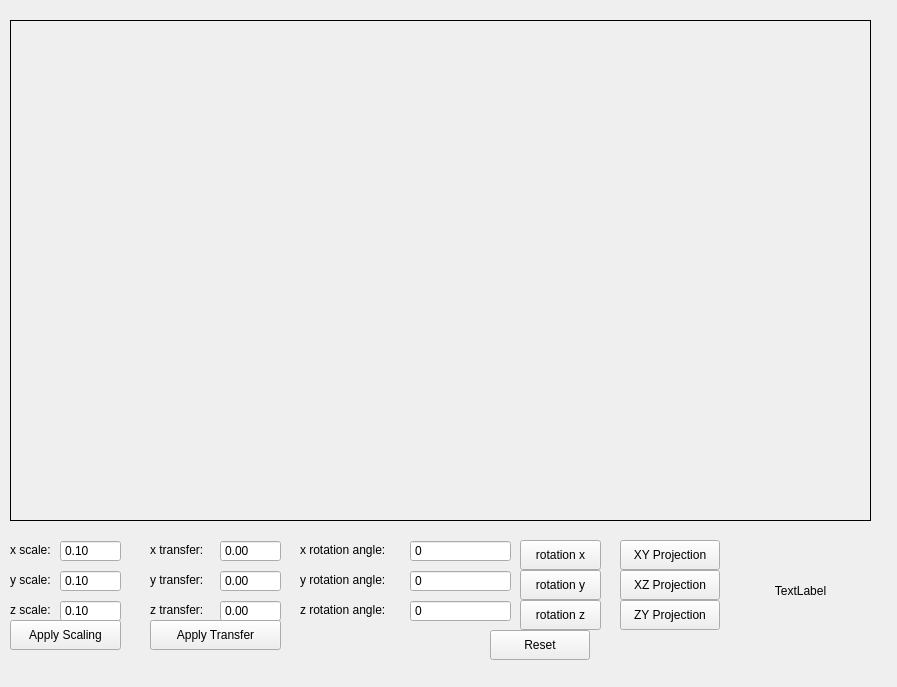
<?xml version="1.0" encoding="UTF-8"?>
<ui version="4.0">
 <class>MainWindow</class>
 <widget class="QMainWindow" name="MainWindow">
  <property name="geometry">
   <rect>
    <x>0</x>
    <y>0</y>
    <width>897</width>
    <height>687</height>
   </rect>
  </property>
  <property name="windowTitle">
   <string>i cant do this anymore;(((</string>
  </property>
  <widget class="QWidget" name="centralwidget">
   <widget class="letter" name="widget" native="true">
    <property name="geometry">
     <rect>
      <x>10</x>
      <y>20</y>
      <width>861</width>
      <height>501</height>
     </rect>
    </property>
    <property name="styleSheet">
     <string notr="true"> border: 1px solid black</string>
    </property>
   </widget>
   <widget class="QPushButton" name="pushButton">
    <property name="geometry">
     <rect>
      <x>620</x>
      <y>540</y>
      <width>100</width>
      <height>30</height>
     </rect>
    </property>
    <property name="text">
     <string>XY Projection</string>
    </property>
   </widget>
   <widget class="QPushButton" name="pushButton_2">
    <property name="geometry">
     <rect>
      <x>620</x>
      <y>570</y>
      <width>100</width>
      <height>30</height>
     </rect>
    </property>
    <property name="text">
     <string>XZ Projection</string>
    </property>
   </widget>
   <widget class="QPushButton" name="pushButton_3">
    <property name="geometry">
     <rect>
      <x>620</x>
      <y>600</y>
      <width>100</width>
      <height>30</height>
     </rect>
    </property>
    <property name="text">
     <string>ZY Projection</string>
    </property>
   </widget>
   <widget class="QPushButton" name="pushButton_4">
    <property name="geometry">
     <rect>
      <x>10</x>
      <y>620</y>
      <width>111</width>
      <height>30</height>
     </rect>
    </property>
    <property name="text">
     <string>Apply Scaling</string>
    </property>
   </widget>
   <widget class="QPushButton" name="pushButton_5">
    <property name="geometry">
     <rect>
      <x>150</x>
      <y>620</y>
      <width>131</width>
      <height>30</height>
     </rect>
    </property>
    <property name="text">
     <string>Apply Transfer</string>
    </property>
   </widget>
   <widget class="QPushButton" name="pushButton_6">
    <property name="geometry">
     <rect>
      <x>520</x>
      <y>540</y>
      <width>81</width>
      <height>30</height>
     </rect>
    </property>
    <property name="text">
     <string>rotation x</string>
    </property>
   </widget>
   <widget class="QPushButton" name="pushButton_7">
    <property name="geometry">
     <rect>
      <x>520</x>
      <y>570</y>
      <width>81</width>
      <height>30</height>
     </rect>
    </property>
    <property name="text">
     <string>rotation y</string>
    </property>
   </widget>
   <widget class="QPushButton" name="pushButton_8">
    <property name="geometry">
     <rect>
      <x>520</x>
      <y>600</y>
      <width>81</width>
      <height>30</height>
     </rect>
    </property>
    <property name="text">
     <string>rotation z</string>
    </property>
   </widget>
   <widget class="QPushButton" name="pushButton_9">
    <property name="geometry">
     <rect>
      <x>490</x>
      <y>630</y>
      <width>100</width>
      <height>30</height>
     </rect>
    </property>
    <property name="text">
     <string>Reset</string>
    </property>
   </widget>
   <widget class="QLabel" name="label">
    <property name="geometry">
     <rect>
      <x>10</x>
      <y>540</y>
      <width>50</width>
      <height>20</height>
     </rect>
    </property>
    <property name="text">
     <string>x scale:</string>
    </property>
   </widget>
   <widget class="QLabel" name="label_2">
    <property name="geometry">
     <rect>
      <x>10</x>
      <y>570</y>
      <width>50</width>
      <height>20</height>
     </rect>
    </property>
    <property name="text">
     <string>y scale:</string>
    </property>
   </widget>
   <widget class="QLabel" name="label_3">
    <property name="geometry">
     <rect>
      <x>10</x>
      <y>600</y>
      <width>50</width>
      <height>20</height>
     </rect>
    </property>
    <property name="text">
     <string>z scale:</string>
    </property>
   </widget>
   <widget class="QLabel" name="label_4">
    <property name="geometry">
     <rect>
      <x>150</x>
      <y>540</y>
      <width>60</width>
      <height>20</height>
     </rect>
    </property>
    <property name="text">
     <string>x transfer:</string>
    </property>
   </widget>
   <widget class="QLabel" name="label_5">
    <property name="geometry">
     <rect>
      <x>150</x>
      <y>570</y>
      <width>60</width>
      <height>20</height>
     </rect>
    </property>
    <property name="text">
     <string>y transfer:</string>
    </property>
   </widget>
   <widget class="QLabel" name="label_6">
    <property name="geometry">
     <rect>
      <x>150</x>
      <y>600</y>
      <width>60</width>
      <height>20</height>
     </rect>
    </property>
    <property name="text">
     <string>z transfer:</string>
    </property>
   </widget>
   <widget class="QLabel" name="label_7">
    <property name="geometry">
     <rect>
      <x>300</x>
      <y>540</y>
      <width>101</width>
      <height>20</height>
     </rect>
    </property>
    <property name="text">
     <string>x rotation angle:</string>
    </property>
   </widget>
   <widget class="QLabel" name="label_8">
    <property name="geometry">
     <rect>
      <x>300</x>
      <y>570</y>
      <width>101</width>
      <height>20</height>
     </rect>
    </property>
    <property name="text">
     <string>y rotation angle: </string>
    </property>
   </widget>
   <widget class="QLabel" name="label_9">
    <property name="geometry">
     <rect>
      <x>300</x>
      <y>600</y>
      <width>101</width>
      <height>20</height>
     </rect>
    </property>
    <property name="text">
     <string>z rotation angle:</string>
    </property>
   </widget>
   <widget class="QDoubleSpinBox" name="xScaleSpinBox">
    <property name="geometry">
     <rect>
      <x>60</x>
      <y>540</y>
      <width>61</width>
      <height>22</height>
     </rect>
    </property>
    <property name="buttonSymbols">
     <enum>QAbstractSpinBox::NoButtons</enum>
    </property>
    <property name="minimum">
     <double>0.100000000000000</double>
    </property>
    <property name="maximum">
     <double>6.000000000000000</double>
    </property>
    <property name="singleStep">
     <double>0.100000000000000</double>
    </property>
   </widget>
   <widget class="QDoubleSpinBox" name="yScaleSpinBox">
    <property name="geometry">
     <rect>
      <x>60</x>
      <y>570</y>
      <width>61</width>
      <height>22</height>
     </rect>
    </property>
    <property name="buttonSymbols">
     <enum>QAbstractSpinBox::NoButtons</enum>
    </property>
    <property name="minimum">
     <double>0.100000000000000</double>
    </property>
    <property name="maximum">
     <double>6.000000000000000</double>
    </property>
    <property name="singleStep">
     <double>0.100000000000000</double>
    </property>
   </widget>
   <widget class="QDoubleSpinBox" name="zScaleSpinBox">
    <property name="geometry">
     <rect>
      <x>60</x>
      <y>600</y>
      <width>61</width>
      <height>22</height>
     </rect>
    </property>
    <property name="buttonSymbols">
     <enum>QAbstractSpinBox::NoButtons</enum>
    </property>
    <property name="minimum">
     <double>0.100000000000000</double>
    </property>
    <property name="maximum">
     <double>6.000000000000000</double>
    </property>
    <property name="singleStep">
     <double>0.100000000000000</double>
    </property>
   </widget>
   <widget class="QDoubleSpinBox" name="xTransferSpinBox">
    <property name="geometry">
     <rect>
      <x>220</x>
      <y>540</y>
      <width>61</width>
      <height>22</height>
     </rect>
    </property>
    <property name="buttonSymbols">
     <enum>QAbstractSpinBox::NoButtons</enum>
    </property>
    <property name="minimum">
     <double>-10.000000000000000</double>
    </property>
    <property name="maximum">
     <double>10.000000000000000</double>
    </property>
    <property name="singleStep">
     <double>0.100000000000000</double>
    </property>
   </widget>
   <widget class="QDoubleSpinBox" name="yTransferSpinBox">
    <property name="geometry">
     <rect>
      <x>220</x>
      <y>570</y>
      <width>61</width>
      <height>22</height>
     </rect>
    </property>
    <property name="buttonSymbols">
     <enum>QAbstractSpinBox::NoButtons</enum>
    </property>
    <property name="minimum">
     <double>-10.000000000000000</double>
    </property>
    <property name="maximum">
     <double>10.000000000000000</double>
    </property>
    <property name="singleStep">
     <double>0.100000000000000</double>
    </property>
   </widget>
   <widget class="QDoubleSpinBox" name="zTransferSpinBox">
    <property name="geometry">
     <rect>
      <x>220</x>
      <y>600</y>
      <width>61</width>
      <height>22</height>
     </rect>
    </property>
    <property name="buttonSymbols">
     <enum>QAbstractSpinBox::NoButtons</enum>
    </property>
    <property name="minimum">
     <double>-10.000000000000000</double>
    </property>
    <property name="maximum">
     <double>10.000000000000000</double>
    </property>
    <property name="singleStep">
     <double>0.100000000000000</double>
    </property>
   </widget>
   <widget class="QSpinBox" name="xRotationSpinBox">
    <property name="geometry">
     <rect>
      <x>410</x>
      <y>540</y>
      <width>101</width>
      <height>22</height>
     </rect>
    </property>
    <property name="buttonSymbols">
     <enum>QAbstractSpinBox::NoButtons</enum>
    </property>
    <property name="maximum">
     <number>360</number>
    </property>
   </widget>
   <widget class="QSpinBox" name="yRotationSpinBox">
    <property name="geometry">
     <rect>
      <x>410</x>
      <y>570</y>
      <width>101</width>
      <height>22</height>
     </rect>
    </property>
    <property name="buttonSymbols">
     <enum>QAbstractSpinBox::NoButtons</enum>
    </property>
    <property name="maximum">
     <number>360</number>
    </property>
   </widget>
   <widget class="QSpinBox" name="zRotationSpinBox">
    <property name="geometry">
     <rect>
      <x>410</x>
      <y>600</y>
      <width>101</width>
      <height>22</height>
     </rect>
    </property>
    <property name="buttonSymbols">
     <enum>QAbstractSpinBox::NoButtons</enum>
    </property>
    <property name="maximum">
     <number>360</number>
    </property>
   </widget>
   <widget class="QLabel" name="outputLabel">
    <property name="geometry">
     <rect>
      <x>740</x>
      <y>540</y>
      <width>121</width>
      <height>101</height>
     </rect>
    </property>
    <property name="text">
     <string>TextLabel</string>
    </property>
    <property name="alignment">
     <set>Qt::AlignCenter</set>
    </property>
   </widget>
  </widget>
  <widget class="QMenuBar" name="menubar">
   <property name="geometry">
    <rect>
     <x>0</x>
     <y>0</y>
     <width>897</width>
     <height>21</height>
    </rect>
   </property>
  </widget>
 </widget>
 <customwidgets>
  <customwidget>
   <class>letter</class>
   <extends>QWidget</extends>
   <header>letter.h</header>
   <container>1</container>
  </customwidget>
 </customwidgets>
 <resources/>
 <connections/>
</ui>
